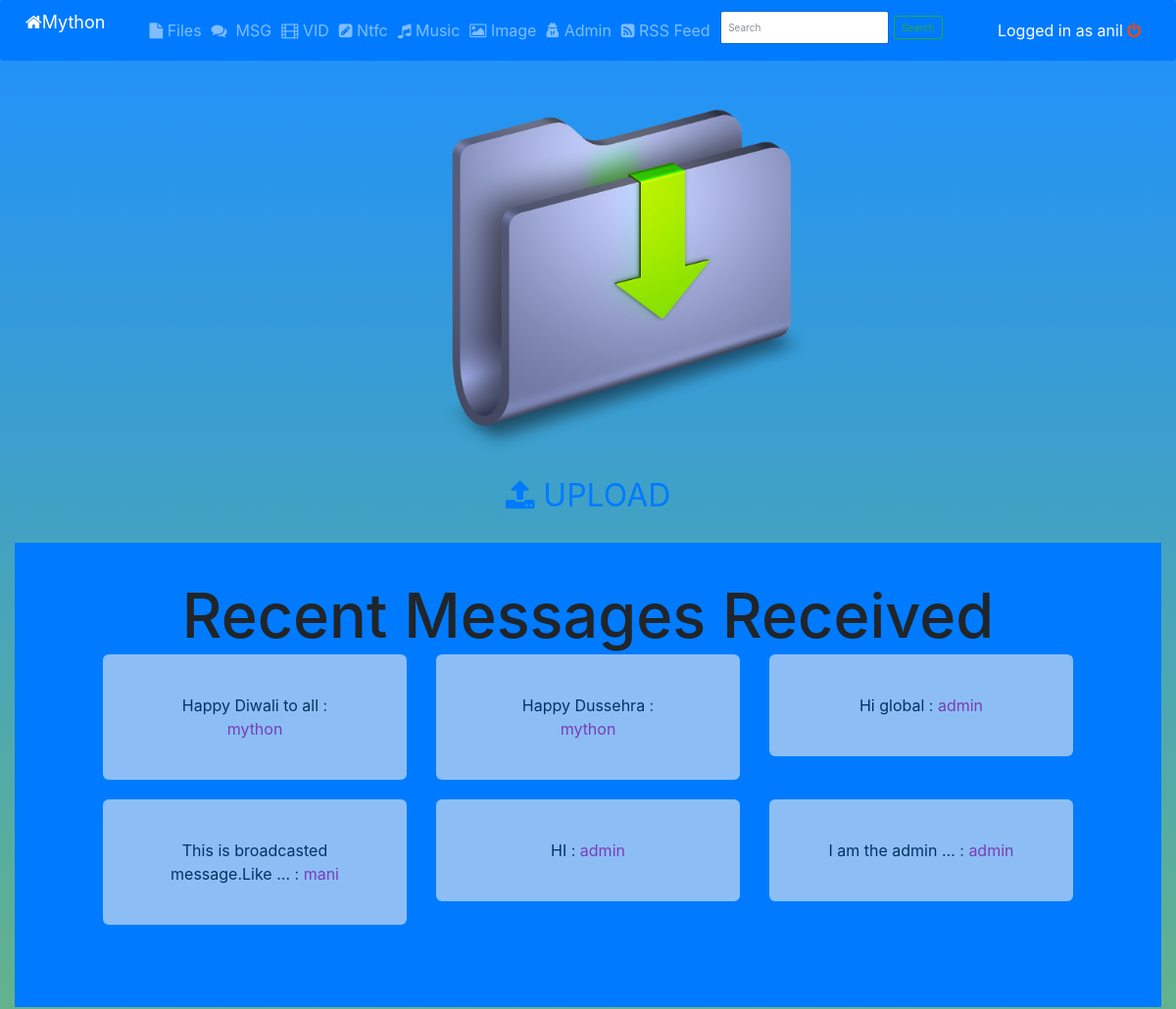
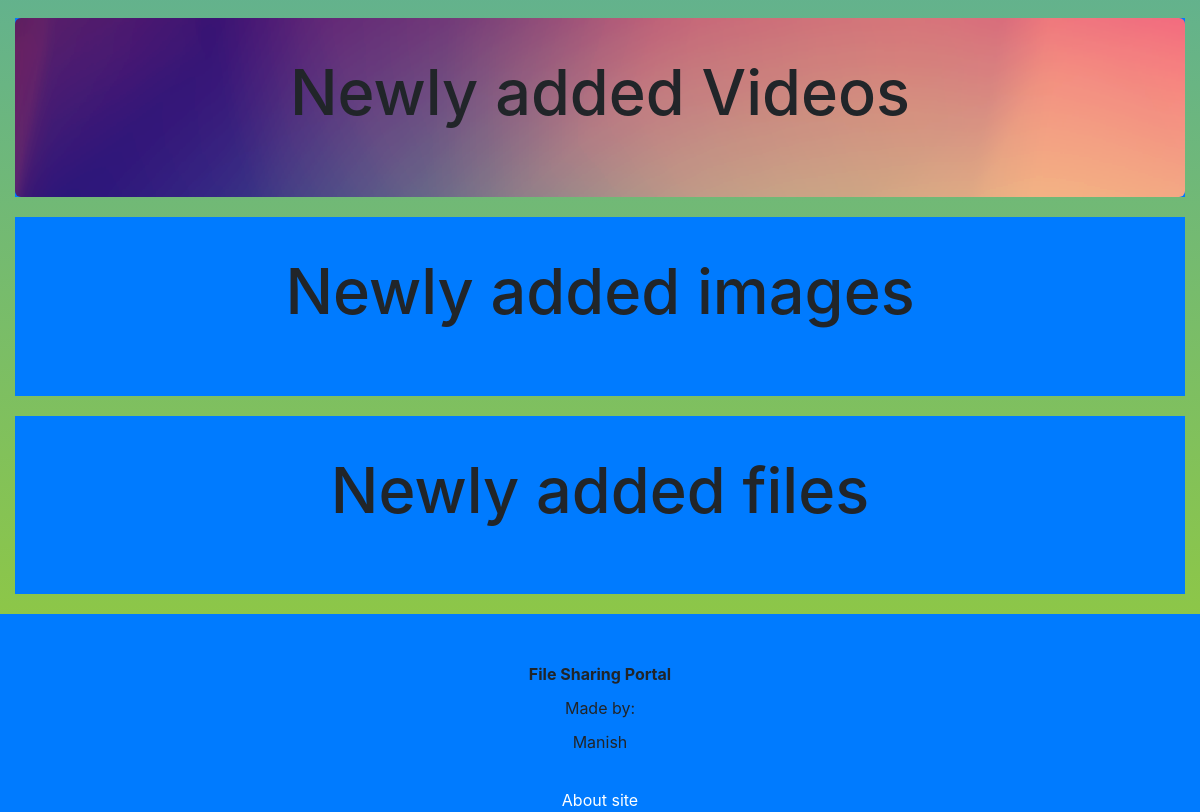
The app's page /webapp/user_home (signed in) with its own data (2 pictures, top to bottom).
### webapp/models.py (models this page shows, shortened)
class Message(models.Model):
    message = models.CharField(max_length=1000)
    sender = models.CharField(max_length=300, blank=True)

### webapp/views.py (the view)
def index(request):
    if request.user.is_authenticated():
        vidqr = models.Video.objects.all().order_by("-uploaded_at")[:6]
        msgqr = models.Message.objects.all().order_by("-pk")[:6]
        imgqr = models.Image.objects.all().order_by("-pk")[:6]
        fileqr = models.File.objects.all().order_by("-pk")[:6]
        context = {'vidqr': vidqr, 'msgqr': msgqr, 'imgqr':imgqr, 'fileqr':fileqr}
        return render(request, 'webapp/index.html', context)
    else:
        return render(request, 'webapp/home.html', context=None)

### webapp/templates/webapp/index.html (shortened to what this page needs)
{%  extends "webapp/includes/base.html" %}
{% block content %}
    <body style="background:linear-gradient(dodgerblue,yellowgreen) ;background-attachment: fixed ;height: 100%;font-size: medium">
    {% include 'webapp/includes/navbar.html' %}
    <img src="../../../media/assets/bg.png" width="400" height="400" style="position: relative;left: 36%" >
    <div class=""><center>
        <a href="{% url 'webapp:upload-menu' %}" style="font-size: xx-large;text-decoration: none"><i class="fa fa-upload"></i> UPLOAD</a></center><br/>
    </div>
    <div class="container-fluid">
    <div  style="background-color: #007bff;text-align: center;text-decoration-color: #ffffff">
        <div class="jumbotron" style="background-color: #007bff">
            <h1>Recent Messages Received</h1>
            <div class="container">
            {% include 'webapp/show/msgshow.html' with msgquery=msgqr %}
            </div>
            <br/>
        </div>
    </div>
    </div>
    <div class="container-fluid"  >
    <div  style="background-color: #007bff;text-align: center;text-decoration-color: #ffffff">
        <div class="jumbotron" style="background-image: url('./../../../media/assets/color-gradient-wallpaper-3.jpg.png')">
            <h1>Newly added Videos</h1>
            <br/>
        </div>
    </div>
    </div>
    <div class="container-fluid"  >
    <div  style="background-color: #007bff;text-align: center;text-decoration-color: #ffffff">
        <div class="jumbotron" style="background-color: #007bff">
            <h1>Newly added images</h1>
            <div class="container">
            {% include 'webapp/show/imgshow.html' with imgquery=imgqr %}
            </div>
            <br/>
        </div>
    </div>
    </div>
    <div class="container-fluid"  >
    <div  style="background-color: #007bff;text-align: center;text-decoration-color: #ffffff">
        <div class="jumbotron" style="background-color: #007bff">
            <h1>Newly added files</h1>
            <br/>
        </div>
    </div>
    </div>
    {% include 'webapp/includes/footer2.html' %}
    </body>
{% endblock %}

### webapp/templates/webapp/includes/base.html (shortened to what this page needs)
<!DOCTYPE html>
<html lang="en">
<head>
</head>
{%  block content %}
{%  endblock %}
</html>

### webapp/templates/webapp/includes/navbar.html (shortened to what this page needs)
{% block navbar %}
{%  load staticfiles %}
    {% block head %}
        <link rel="stylesheet" href="https://maxcdn.bootstrapcdn.com/bootstrap/3.3.7/css/bootstrap.min.css">
        <link rel="stylesheet" href="https://cdnjs.cloudflare.com/ajax/libs/font-awesome/4.7.0/css/font-awesome.min.css">
<link rel='stylesheet' href="{%  static 'css/bootstrap.min.css' %}" type='text/css'/>
{% endblock %}
        <nav class="navbar navbar-expand-lg navbar-dark bg-primary">
  <a class="navbar-brand" href="{%  url 'webapp:index' %}" style="font-size: large"><i class="fa fa-home"></i>Mython</a>
  <div class="collapse navbar-collapse" id="navbarSupportedContent">
    <ul class="navbar-nav mr-auto">
      <li class="nav-item">
        <a class="nav-link" href="{% url 'webapp:file_all' %}"><i class="fa fa-file"></i>  Files</a>
      </li>
        <li><a class="nav-link" href="{% url 'webapp:messages_all' %}" ><i class="fa fa-comments"></i>&nbsp; MSG</a>
        </li>
        <li><a class="nav-link" href="{% url 'webapp:vid_all' %}" ><i class="fa fa-film"></i> VID</a>
        </li>
      <li class="nav-item">
        <a class="nav-link" href="{% url 'webapp:notification_all' %}"><i class="fa fa-pencil-square"></i> Ntfc</a>
      </li>
      <li class="nav-item">
        <a class="nav-link" href="{% url 'webapp:album_all' %}"><i class="fa fa-music"></i> Music</a>
      </li>
        <li class="nav-item">
        <a class="nav-link" href="{% url 'webapp:img_all' %}"><i class="fa fa-picture-o"></i> Image</a>
      </li>
        <li class="nav-item">
        <a class="nav-link" href="http://127.0.0.1:8000/admin/"><i class="fa fa-user-secret"></i> Admin</a>
      </li>
      <li class="nav-item">
        <a class="nav-link " href="{% url 'webapp:rss' %}"><i class="fa fa-rss-square">  </i>  RSS Feed</a>
      </li>
    <li class="nav-link">
    <form class="form-inline my-2 my-lg-0" method="get" action="{% url 'webapp:search' %}">
      <input class="form-control mr-sm-2" type="text" placeholder="Search" aria-label="Search" name="q">
      <button class="btn btn-outline-success my-2 my-sm-0" type="submit">Search</button>
    </form>
    </li>
    </ul>
        <a class="nav-link " href="{% url 'webapp:user_logout' %}" style="color: inherit">Logged in as {{ request.user.first_name }} <i class="fa fa-power-off" style="color: orangered" href="{% url 'webapp:user_logout' %}">  </i> </a>
  </div>
</nav>
{% endblock %}

### webapp/templates/webapp/show/msgshow.html
{% block msgshow %}
    <div class="container">
    <div class="row">
    {% for msg in msgquery %}
          <div class="col-sm-4">
           <div class="jumbotron" style="opacity: 0.6">
    <a href=" /webapp/message/{{ msg.id }}" style="color: #000000">{{ msg.message|truncatewords:'4' }}</a>   : <a style="color: mediumvioletred">{{ msg.sender }}</a>
    </div>
</div>
    {%  endfor %}</div>
    </div>
{% endblock %}

### webapp/templates/webapp/show/imgshow.html (shortened to what this page needs)
{% block imgshow %}
    <div class="images-container container-fluid">
    <div class="row">
        <div class="col-sm-12">
        </div>
    </div>
    </div>
{% endblock %}

### webapp/templates/webapp/includes/footer2.html
{% block footer2 %}
<footer  >
<div class="jumbotron-fluid" style="background-color: #007bff;text-align: center;text-decoration-color: #ffffff">
    <div >
        <br/>
        <br/>
        <p><strong>File Sharing Portal</strong></p>
        <p>Made by:</p>
        <p>Manish </p>
        <br/>
        <a href="{%   url 'webapp:contact' %}" style="color: white">About site</a>
        <br/>
        </div>
</div>
    </footer>
{% endblock %}

### records on screen
Message: message "Happy Diwali to all", sender "mython"
Message: message "Happy Dussehra", sender "mython"
Message: message "Hi global", sender "admin"
Message: message "This is broadcasted message.Like …", sender "mani"
Message: message "HI", sender "admin"
Message: message "I am the admin …", sender "admin"

### other values on screen
{{ request.user.first_name }} "anil"
